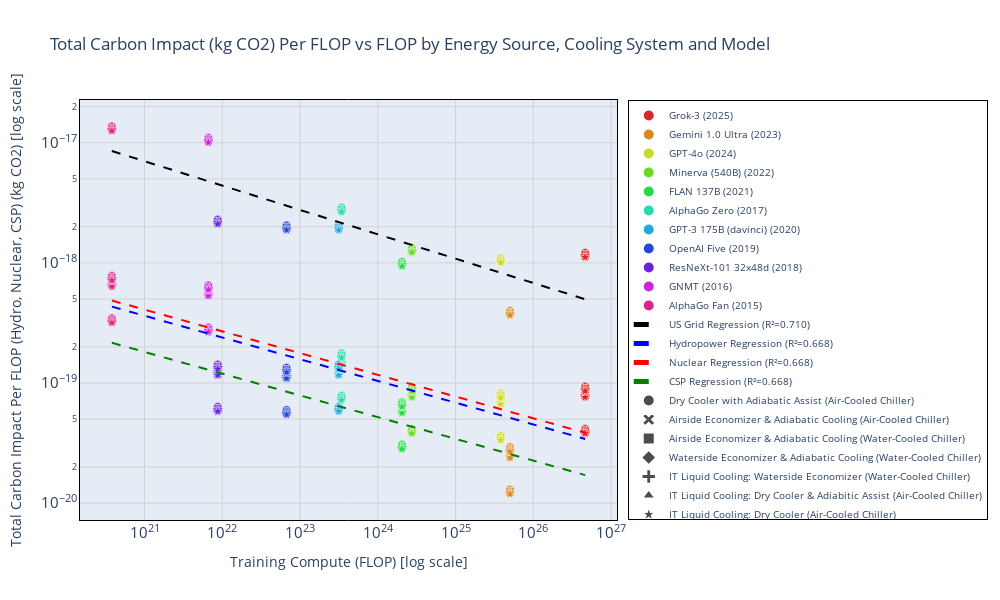

This figure's notebook cell:
### Code cell
fig = create_multi_scatter_plot(
    data=combined_notable,
    y_column=['Total Carbon Impact (kg CO2) Per FLOP - US Grid', 'Total Carbon Impact (kg CO2) Per FLOP - Hydropower', 'Total Carbon Impact (kg CO2) Per FLOP - CSP', 'Total Carbon Impact (kg CO2) Per FLOP - Nuclear'],
    y_label=['US Grid', 'Hydropower', 'Nuclear', 'CSP'],
    y_units='kg CO2',
    y_title='Total Carbon Impact Per FLOP (Hydro, Nuclear, CSP)',
    plot_title='Total Carbon Impact (kg CO2) Per FLOP vs FLOP by Energy Source, Cooling System and Model'
)
fig.show()
